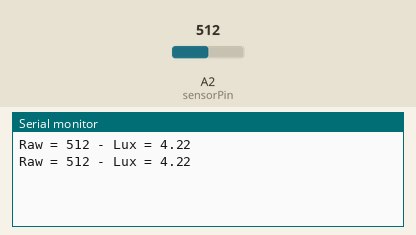
Bench run of a sketch on a simulated Arduino Uno, built with avr-gcc and run on an emulated ATmega328P. Parts: the last lines printed to the serial monitor. The test bench sets the inputs (shaded band); at power-on: A2 (sensorPin) = 512.

Above: at 1.8 s.
1.9 s: A2 (sensorPin) set to 716
At 2.8 s:
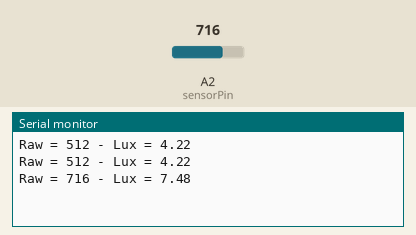
3.4 s: A2 (sensorPin) set to 900
At 4.8 s:
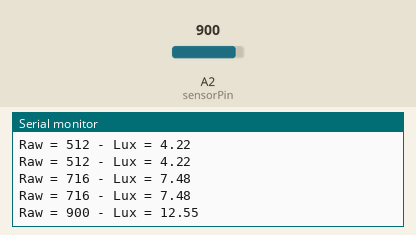
Timing chart, 0 to 6.4 s (numbered marks = the images above; inputs shaded):
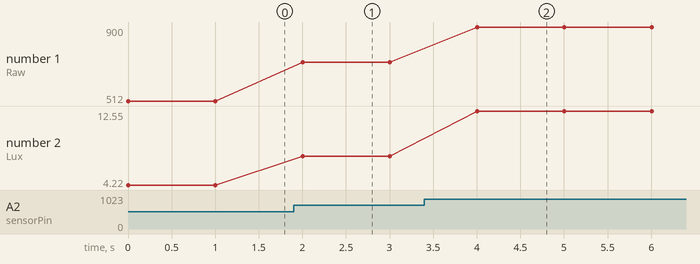

Measured:
- after the input at 1.9 s, the serial monitor: prints a new line after 0.10 s (image 1)
- after the input at 3.4 s, the serial monitor: prints a new line after 0.60 s (image 2)
- plotted number 1: 512 → 716 after the input at 1.9 s, 716 → 900 after the input at 3.4 s
- plotted number 2: 4.22 → 7.48 after the input at 1.9 s, 7.48 → 12.55 after the input at 3.4 s

The sketch:

light.ino
```cpp
int sensorPin = 2; //
float rawRange = 4096;
float logRange = 5.0;

void setup()
{
Serial.begin(9600);
}

void loop()
{
// read the raw value from the sensor:
int rawValue = analogRead(sensorPin);

Serial.print("Raw = ");
Serial.print(rawValue);
Serial.print(" - Lux = ");
Serial.println(RawToLux(rawValue));
delay(1000);
}

float RawToLux(int raw)
{
float logLux = raw * logRange / rawRange;
return pow(10, logLux);
}
```
